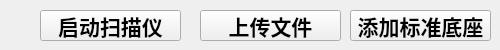
      <widget class="QWidget" name="page_19">
       <widget class="QPushButton" name="pb4_start">
        <property name="geometry">
         <rect>
          <x>40</x>
          <y>10</y>
          <width>141</width>
          <height>31</height>
         </rect>
        </property>
        <property name="font">
         <font>
          <family>Aharoni</family>
          <pointsize>16</pointsize>
          <weight>75</weight>
          <bold>true</bold>
         </font>
        </property>
        <property name="text">
         <string>启动扫描仪</string>
        </property>
       </widget>
       <widget class="QPushButton" name="pb4_update">
        <property name="geometry">
         <rect>
          <x>200</x>
          <y>10</y>
          <width>141</width>
          <height>31</height>
         </rect>
        </property>
        <property name="font">
         <font>
          <family>Aharoni</family>
          <pointsize>16</pointsize>
          <weight>75</weight>
          <bold>true</bold>
         </font>
        </property>
        <property name="text">
         <string>上传文件</string>
        </property>
       </widget>
       <widget class="QPushButton" name="pb4_insert">
        <property name="geometry">
         <rect>
          <x>350</x>
          <y>10</y>
          <width>141</width>
          <height>31</height>
         </rect>
        </property>
        <property name="font">
         <font>
          <family>Aharoni</family>
          <pointsize>16</pointsize>
          <weight>75</weight>
          <bold>true</bold>
         </font>
        </property>
        <property name="text">
         <string>添加标准底座</string>
        </property>
       </widget>
      </widget>
